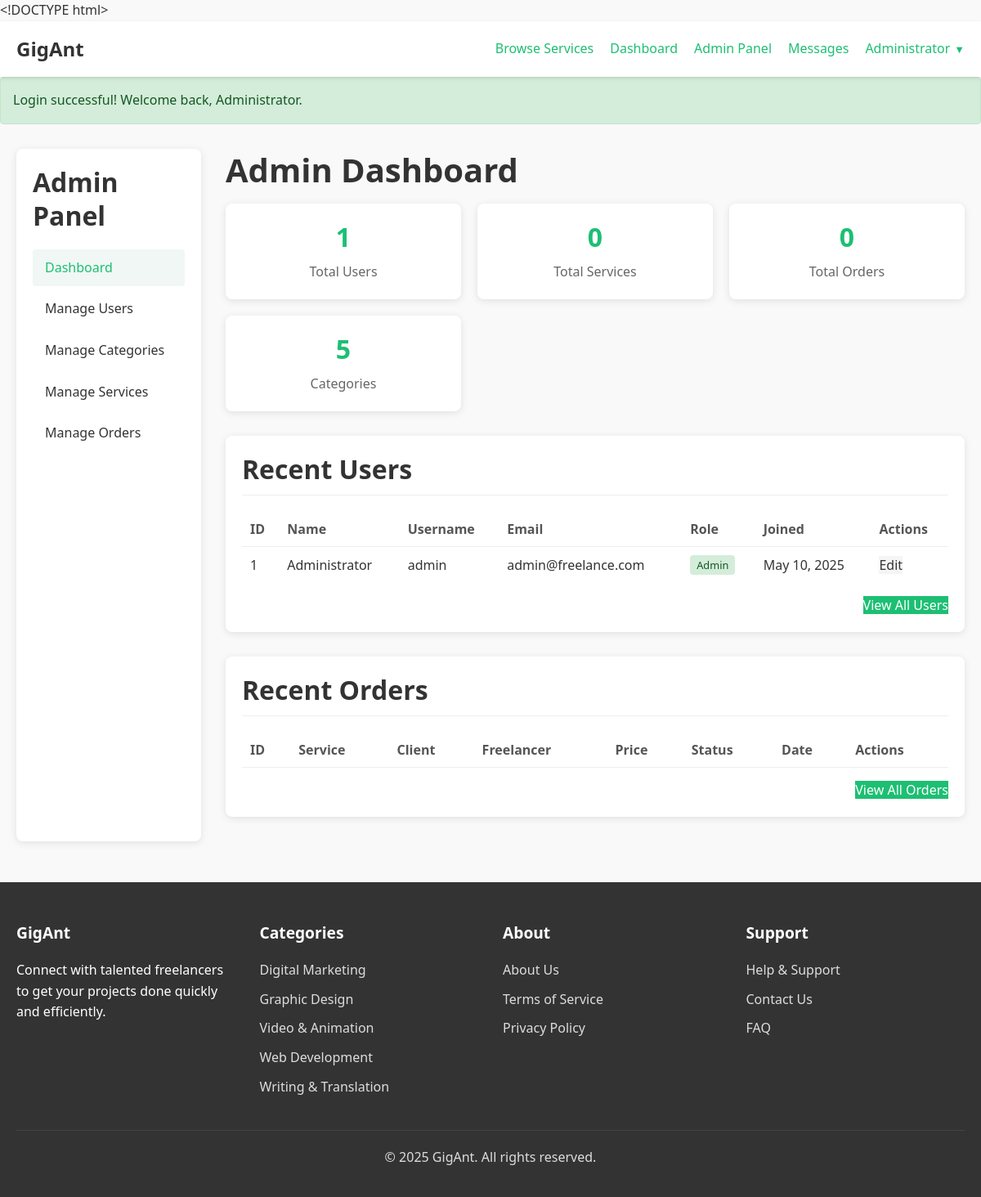
/admin/index.php (signed in), run on an earlier commit of the app's database.
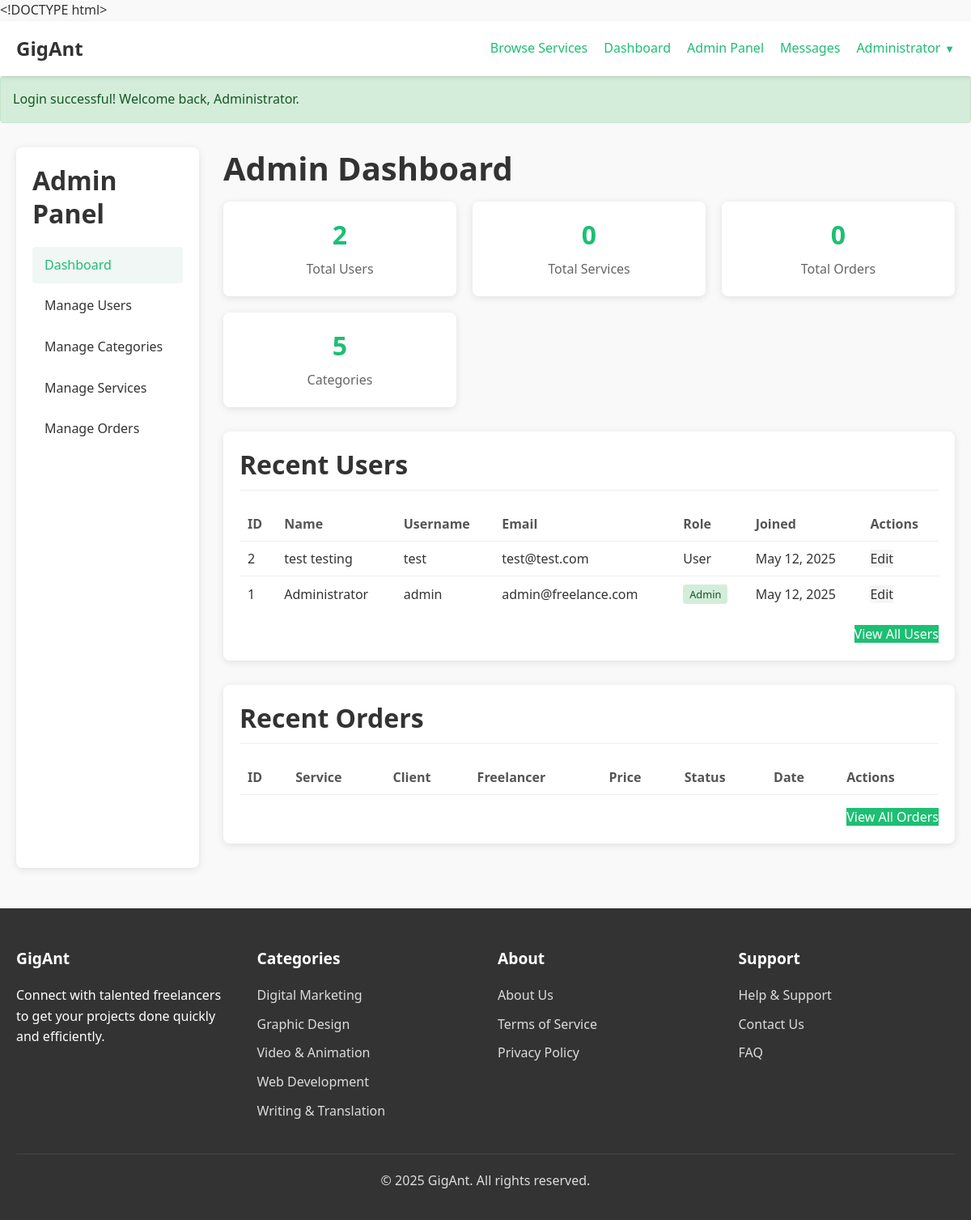
And on a later commit of the database.
### tables this page shows
CREATE TABLE users (
    id INTEGER PRIMARY KEY AUTOINCREMENT,
    username TEXT UNIQUE NOT NULL,
    password TEXT NOT NULL,
    email TEXT UNIQUE NOT NULL,
    name TEXT NOT NULL,
    bio TEXT,
    profile_image TEXT,
    is_admin INTEGER DEFAULT 0,
    created_at TIMESTAMP DEFAULT CURRENT_TIMESTAMP
  );

CREATE TABLE categories (
    id INTEGER PRIMARY KEY AUTOINCREMENT,
    name TEXT UNIQUE NOT NULL,
    description TEXT,
    parent_id INTEGER,
    FOREIGN KEY (parent_id) REFERENCES categories(id)
  );

### utils/auth.php (called while the page is built, shortened)
<?php
function isLoggedIn() {
  return isset($_SESSION['user_id']);
}
function isAdmin() {
  return isset($_SESSION['is_admin']) && $_SESSION['is_admin'] == 1;
}
function getUserById($db, $userId) {
  $stmt = $db->prepare("SELECT * FROM users WHERE id = ?");
  $stmt->execute([$userId]);
  return $stmt->fetch();
}
function getCurrentUser($db) {
  return getUserById($db, $_SESSION['user_id']);
}

### admin/index.php (the view, shortened to what this page needs)
<?php
require_once('../database/connection.php');
require_once('../utils/auth.php');
$stmt = $db->query("SELECT COUNT(*) as count FROM users");
$userCount = $stmt->fetch()['count'];
$stmt = $db->query("SELECT COUNT(*) as count FROM services");
$serviceCount = $stmt->fetch()['count'];
$stmt = $db->query("SELECT COUNT(*) as count FROM orders");
$orderCount = $stmt->fetch()['count'];
$stmt = $db->query("SELECT COUNT(*) as count FROM categories");
$categoryCount = $stmt->fetch()['count'];
$stmt = $db->query("SELECT * FROM users ORDER BY created_at DESC LIMIT 5");
$recentUsers = $stmt->fetchAll();
?>
<html lang="en">
<head>
  <link rel="stylesheet" href="../css/styles.css">
</head>
<body>
  <?php include('../templates/header.php'); ?>
  <main>
    <div class="container">
      <div class="admin-container">
        <div class="admin-sidebar">
          <h2>Admin Panel</h2>
          <div class="admin-nav">
            <a href="index.php" class="active">Dashboard</a>
            <a href="users.php">Manage Users</a>
            <a href="categories.php">Manage Categories</a>
            <a href="services.php">Manage Services</a>
            <a href="orders.php">Manage Orders</a>
          </div>
        </div>
        <div>
          <h1>Admin Dashboard</h1>
          <div class="admin-content">
            <div class="stat-card">
              <h3><?= $userCount ?></h3>
              <p>Total Users</p>
            </div>
            <div class="stat-card">
              <h3><?= $serviceCount ?></h3>
              <p>Total Services</p>
            </div>
            <div class="stat-card">
              <h3><?= $orderCount ?></h3>
              <p>Total Orders</p>
            </div>
            <div class="stat-card">
              <h3><?= $categoryCount ?></h3>
              <p>Categories</p>
            </div>
          </div>
          <div class="recent-section">
            <h2>Recent Users</h2>
            <table class="table">
              <thead>
                <tr>
                  <th>ID</th>
                  <th>Name</th>
                  <th>Username</th>
                  <th>Email</th>
                  <th>Role</th>
                  <th>Joined</th>
                  <th>Actions</th>
                </tr>
              </thead>
              <tbody>
                <?php foreach ($recentUsers as $user): ?>
                  <tr>
                    <td><?= $user['id'] ?></td>
                    <td><?= htmlspecialchars($user['name']) ?></td>
                    <td><?= htmlspecialchars($user['username']) ?></td>
                    <td><?= htmlspecialchars($user['email']) ?></td>
                    <td>
                      <?php if ($user['is_admin']): ?>
                        <span class="badge-status badge-admin">Admin</span>
                      <?php else: ?>
                        User
                      <?php endif; ?>
                    </td>
                    <td><?= date('M d, Y', strtotime($user['created_at'])) ?></td>
                    <td>
                      <a href="users.php?action=edit&id=<?= $user['id'] ?>" class="btn-secondary">Edit</a>
                    </td>
                  </tr>
                <?php endforeach; ?>
              </tbody>
            </table>
            <div style="text-align: right; margin-top: 15px;">
              <a href="users.php" class="btn-primary">View All Users</a>
            </div>
          </div>
          <div class="recent-section">
            <h2>Recent Orders</h2>
            <table class="table">
              <thead>
                <tr>
                  <th>ID</th>
                  <th>Service</th>
                  <th>Client</th>
                  <th>Freelancer</th>
                  <th>Price</th>
                  <th>Status</th>
                  <th>Date</th>
                  <th>Actions</th>
                </tr>
              </thead>
            </table>
            <div style="text-align: right; margin-top: 15px;">
              <a href="orders.php" class="btn-primary">View All Orders</a>
            </div>
          </div>
        </div>
      </div>
    </div>
  </main>
  <?php include('../templates/footer.php'); ?>
</body>
</html>

### templates/header.php (shortened to what this page needs)
<header>
  <div class="container">
    <div class="logo">
      <a href="index.php">GigAnt</a>
    </div>
    <nav>
      <ul class="main-nav">
        <li><a href="search.php">Browse Services</a></li>
        <?php if (isLoggedIn()): ?>
          <li><a href="dashboard.php">Dashboard</a></li>
          <?php if (isAdmin()): ?>
            <li><a href="admin/index.php">Admin Panel</a></li>
          <?php endif; ?>
        <?php endif; ?>
      </ul>
      <ul class="user-nav">
        <?php if (isLoggedIn()): ?>
          <li class="messages">
            <a href="messages.php">
              Messages
            </a>
          </li>
          <li class="user-dropdown">
            <a href="javascript:void(0);" class="dropdown-toggle">
              <?php
                $user = getCurrentUser($db);
                echo htmlspecialchars($user['name']);
              ?>
              <span class="arrow">▼</span>
            </a>
          </li>
        <?php else: ?>
          <li><a href="login.php">Login</a></li>
          <li><a href="register.php" class="btn-primary">Join</a></li>
        <?php endif; ?>
      </ul>
    </nav>
  </div>
</header>
<?php if (isset($_SESSION['success'])): ?>
  <div class="alert alert-success">
    <?= $_SESSION['success'] ?>
  </div>
<?php endif; ?>

### templates/footer.php
<footer>
  <div class="container">
    <div class="footer-grid">
      <div class="footer-column">
        <h3>GigAnt</h3>
        <p>Connect with talented freelancers to get your projects done quickly and efficiently.</p>
      </div>
      <div class="footer-column">
        <h3>Categories</h3>
        <ul>
          <?php
            $stmt = $db->query("SELECT id, name FROM categories LIMIT 5");
            $footerCategories = $stmt->fetchAll(PDO::FETCH_ASSOC);
            foreach ($footerCategories as $category) {
              echo '<li><a href="search.php?category=' . $category['id'] . '">' . htmlspecialchars($category['name']) . '</a></li>';
            }
          ?>
        </ul>
      </div>
      <div class="footer-column">
        <h3>About</h3>
        <ul>
          <li><a href="about.php">About Us</a></li>
          <li><a href="terms.php">Terms of Service</a></li>
          <li><a href="privacy.php">Privacy Policy</a></li>
        </ul>
      </div>
      <div class="footer-column">
        <h3>Support</h3>
        <ul>
          <li><a href="help.php">Help & Support</a></li>
          <li><a href="contact.php">Contact Us</a></li>
          <li><a href="faq.php">FAQ</a></li>
        </ul>
      </div>
    </div>
    <div class="footer-bottom">
      <p>&copy; <?= date('Y') ?> GigAnt. All rights reserved.</p>
    </div>
  </div>
</footer>

### css/styles.css (style rules this page uses)
* { margin: 0; padding: 0; box-sizing: border-box; }
body { font-family: "Segoe UI", Tahoma, Geneva, Verdana, sans-serif; line-height: 1.6; color: #333; background-color: #f9f9f9; }
.container { width: 100%; max-width: 1200px; margin: 0 auto; padding: 0 20px; }
a { color: #1dbf73; text-decoration: none; transition: color 0.3s; }
ul { list-style: none; }
h1, h2, h3, h4, h5, h6 { margin-bottom: 15px; font-weight: 600; line-height: 1.3; }
h1 { font-size: 2.5rem; }
h2 { font-size: 2rem; }
h3 { font-size: 1.5rem; }
p { margin-bottom: 15px; }
.btn-primary { background-color: #1dbf73; color: white; }
.btn-secondary { background-color: #f5f5f5; color: #333; }
header { background-color: white; box-shadow: 0 2px 5px rgba(0, 0, 0, 0.1); position: sticky; top: 0; z-index: 100; }
header .container { display: flex; justify-content: space-between; align-items: center; padding: 15px 20px; }
.logo a { font-size: 1.5rem; font-weight: 700; color: #333; }
nav { display: flex; align-items: center; }
.main-nav, .user-nav { display: flex; align-items: center; }
.main-nav li, .user-nav li { margin-left: 20px; }
.user-dropdown { position: relative; }
.dropdown-toggle { display: flex; align-items: center; }
.dropdown-toggle .arrow { margin-left: 5px; font-size: 0.8rem; }
.messages { position: relative; }
.alert { padding: 15px; margin-bottom: 20px; border-radius: 4px; }
.alert-success { background-color: #d4edda; color: #155724; border: 1px solid #c3e6cb; }
footer { background-color: #333; color: white; padding: 50px 0 20px; margin-top: 50px; }
.footer-grid { display: grid; grid-template-columns: repeat(4, 1fr); gap: 30px; margin-bottom: 30px; }
.footer-column h3 { color: white; margin-bottom: 20px; font-size: 1.2rem; }
.footer-column ul li { margin-bottom: 10px; }
.footer-column a { color: #ddd; }
.footer-bottom { border-top: 1px solid #444; padding-top: 20px; text-align: center; color: #ddd; }

### admin/index.php (style rules this page uses)
.admin-container { display: grid; grid-template-columns: 1fr 4fr; gap: 30px; margin: 30px 0; }
.admin-sidebar { background-color: white; border-radius: 8px; box-shadow: 0 2px 10px rgba(0, 0, 0, 0.1); padding: 20px; }
.admin-nav { margin-top: 20px; }
.admin-nav a { display: block; padding: 10px 15px; margin-bottom: 5px; border-radius: 4px; color: #333; transition: background-color 0.3s; }
.admin-nav a:hover, .admin-nav a.active { background-color: #f0f7f4; color: #1dbf73; }
.admin-content { display: grid; grid-template-columns: repeat(auto-fit, minmax(250px, 1fr)); gap: 20px; margin-bottom: 30px; }
.stat-card { background-color: white; border-radius: 8px; box-shadow: 0 2px 10px rgba(0, 0, 0, 0.1); padding: 20px; text-align: center; }
.stat-card h3 { font-size: 2rem; margin-bottom: 10px; color: #1dbf73; }
.stat-card p { color: #666; margin-bottom: 0; }
.recent-section { background-color: white; border-radius: 8px; box-shadow: 0 2px 10px rgba(0, 0, 0, 0.1); padding: 20px; margin-bottom: 30px; }
.recent-section h2 { margin-bottom: 20px; padding-bottom: 10px; border-bottom: 1px solid #eee; }
.table { width: 100%; border-collapse: collapse; }
.table th, .table td { padding: 10px; text-align: left; border-bottom: 1px solid #eee; }
.table th { font-weight: 600; color: #555; }
.table tr:last-child td { border-bottom: none; }
.badge-status { display: inline-block; padding: 3px 8px; border-radius: 4px; font-size: 0.8rem; font-weight: 500; }
.badge-admin { background-color: #d4edda; color: #155724; }

What changed in the data, as far as the page shows it:
changed users "Administrator": created_at "May 10, 2025" → "May 12, 2025"
added users: id "2", name "test testing", username "test", email "test@test.com", is_admin "User", created_at "May 12, 2025"
Also different on the page:
$userCount: "1" → "2"
